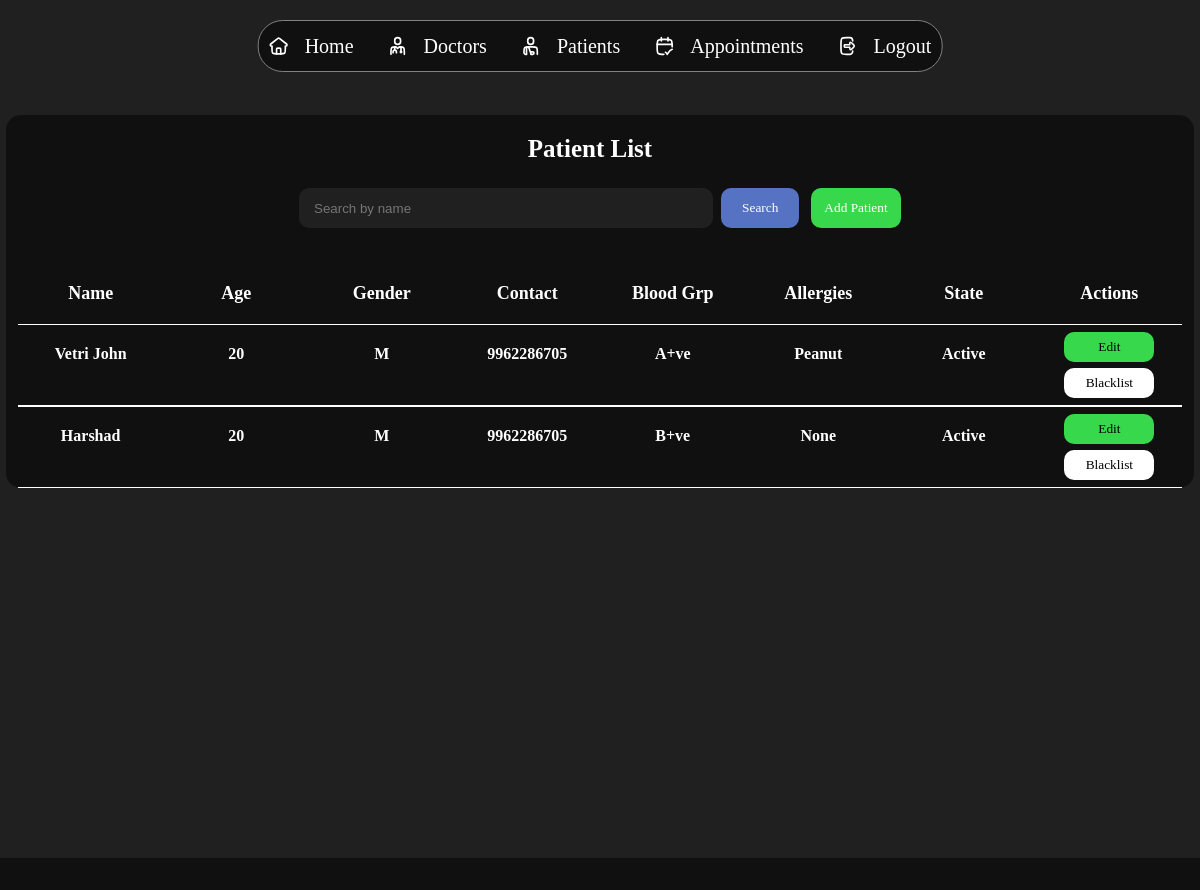
/patient_list, run on the app's committed database.
### tables this page shows
CREATE TABLE PATIENTS(
                PATIENT_ID INTEGER PRIMARY KEY,
                PATIENT_NAME TEXT,
                AGE INTEGER,
                GENDER TEXT,
                ADDRESS TEXT,
                CONTACT TEXT,
                BLOOD_GRP TEXT,
                ALLERGIES TEXT,
                STATE TEXT,
                FOREIGN KEY (PATIENT_ID) REFERENCES USERS (USER_ID) ON DELETE CASCADE);

### app.py (the view)
@app.route('/patient_list')
def patient_list():
    name = request.args.get('name', '').strip()
    con=sqlite3.connect(database)
    cur=con.cursor()
    if name:
        cur.execute("SELECT * FROM PATIENTS WHERE PATIENT_NAME LIKE ? OR CONTACT LIKE ? OR PATIENT_ID LIKE ?", ('%'+name+'%','%'+name+'%','%'+name+'%'))
    else:
        cur.execute("SELECT * FROM PATIENTS")
    patienttab = cur.fetchall()
    con.close()
    return render_template("admin/patient.html",patienttab=patienttab, search=name)

### Templates/admin/patient.html (shortened to what this page needs)
<!DOCTYPE html>
<html lang="en">
<head>
    <link rel="stylesheet" href="{{ url_for('static', filename='css/admindash.css') }}">
</head>
<body>
    <div class="navbar">
            <div class="icon">
                <img src="{{ url_for('static',filename='icons/home.svg')}}" alt="">
                <a href="/admin_dashboard">Home</a>
            </div>
            <div class="icon">
                <img src="{{ url_for('static',filename='icons/doc.svg')}}" alt="">
                <a href="/doctor_list">Doctors</a>
            </div>
            <div class="icon">
                <img src="{{ url_for('static',filename='icons/patient.svg')}}" alt="">
                <a href="/patient_list">Patients</a>
            </div>
            <div class="icon">
                <img src="{{ url_for('static',filename='icons/app.svg')}}" alt="">
                <a href="/appointment_list">Appointments</a>
            </div>
            <div class="icon">
                <img src="{{ url_for('static',filename='icons/logout.svg')}}" alt="">
                <a href="/">Logout</a>
            </div>
        </div>
    <section class="main">
        <div class="view" style="height: 96vh;">
            <div class="appointments">
                <h1 id="hmm">Patient List</h1>
                <div style="display:flex; gap:12px; align-items:center;">
                    <form class="searchbar" method="get" action="{{ url_for('patient_list') }}" style="display:flex; gap:8px; align-items:center;">
                        <input type="search" name="name" placeholder="Search by name" value="{{ search|default('') }}"/>
                        <button type="submit" style="padding:6px 10px;">Search</button>
                    </form>
                    <a href="{{ url_for('add_patient') }}" style="text-decoration:none;">
                        <button class="add" type="button">Add Patient</button>
                    </a>
                </div>
                <div class="titlee">
                    <div class="patient">
                        <h1>Name</h1>
                    </div>
                    <div class="patient">
                        <h1>Age</h1>
                    </div>
                    <div class="patient">
                        <h1>Gender</h1>
                    </div>
                    <div class="patient">
                        <h1>Contact</h1>
                    </div>
                    <div class="patient">
                        <h1>Blood Grp</h1>
                    </div>
                    <div class="patient">
                        <h1>Allergies</h1>
                    </div>
                    <div class="patient">
                        <h1>State</h1>
                    </div>
                    <div class="doc">
                        <h1>Actions</h1>
                    </div>
                </div>
                {% for i in patienttab%}
                <div class="title">
                    <div class="patient">
                        <h1>{{i[1]}}</h1>
                    </div>
                    <div class="patient">
                        <h1>{{i[2]}}</h1>
                    </div>
                    <div class="patient">
                        <h1>{{i[3]}}</h1>
                    </div>
                    <div class="patient">
                        <h1>{{i[5]}}</h1>
                    </div>
                    <div class="patient">
                        <h1>{{i[6]}}</h1>
                    </div>
                    <div class="patient">
                        <h1>{{i[7]}}</h1>
                    </div>
                    <div class="patient">
                        <h1>{{i[8]}}</h1>
                    </div>
                    <div class="stat" style="display: flex; flex-direction: column; justify-content: space-evenly; align-items: center; ">
                        <a href="{{ url_for('editpat', patient_id=i[0]) }}" style="text-decoration:none;">
                            <button style="background-color: #37d84c;">Edit</button>
                        </a>
                        {% if i[8] == 'Blacklist' %}
                                <form action="{{url_for('unbanpat',patient_id=i[0])}}" method="post">
                                    <button type="submit" style="background-color: rgb(255, 255, 255);">Revert</button>
                                </form>
                        {% else %}
                                <form action="{{url_for('blacklistpat',patient_id=i[0])}}" method="post">
                                    <button type="submit" style="background-color: rgb(255, 255, 255);">Blacklist</button>
                                </form>
                        {% endif %}
                    </div>
                </div>
                {% endfor %}
            </div>
        </div>
    </section>
</body>
</html>

### Static/css/admindash.css (style rules this page uses)
* { margin: 0; padding: 0; }
body { background-color: #202021; }
.main { width: 100%; min-height: 100vh; background-color: #101010; margin-top: 90px; }
.navbar { width: auto; height: 50px; background-color: #101010; border-radius: 25px; border: 1px solid grey; position: fixed; display: flex; align-items: center; justify-content: space-evenly; top: 20px; left: 50%; transform: translate(-50%); z-index: 99999; gap: 1.5em; padding-left: 5px; padding-right: 5px; }
.navbar h1, a { color: white; font-family: 'sfpror'; font-size: 20px; text-decoration: none; }
.icon { display: flex; align-items: center; gap: 1em; height: 40px; border-radius: 25px; padding-left: 5px; padding-right: 5px; cursor: pointer; }
.icon img { width: 20px; }
.view { width:100%; background-color: #202021; overflow-y: scroll; overflow-x: hidden; scrollbar-width: none; display: flex; align-items: center; flex-direction: column; font-family: 'sfpror'; }
.appointments { width: 99%; min-height: 300px; background-color: #f55a00; background-color: #101010; margin-top: 25px; border-radius: 15px; margin-bottom: 5px; display: flex; flex-direction: column; justify-content: center; align-items: center; }
.appointments h1 { color: white; font-family: 'sfprob'; font-size: 25px; }
#hmm { color: white; font-family: 'sfprob'; font-size: 25px; padding-right: 20px; padding-top: 20px; }
.titlee { width: 98%; display: flex; justify-content: space-between; padding-bottom: 20px; }
.titlee > div { flex: 1; text-align: center; }
.titlee h1 { font-family: 'sfpror'; font-size: 18px; color:white; padding-top: 30px; }
.title { width: 98%; height: auto; display: flex; justify-content: space-between; border-top: 1px solid white; border-bottom: 1px solid white; cursor: pointer; height: 80px; }
.title > div { flex: 1; text-align: center; }
.title h1 { font-family: 'sfpror'; font-size: 16px; color:white; padding-top: 20px; padding-bottom: 20px; }
button { width: 90px; height: 30px; cursor: pointer; border-radius: 10px; border: none; font-family: 'sfpror'; }
.searchbar { height: 50px; width: 500px; margin-top: 20px; margin-bottom: 20px; display: flex; align-items: center; justify-content: space-evenly; }
.searchbar input { width: 500px; height: 40px; background-color: #202021; border-radius: 10px; border: none; padding-left: 15px; color: white; }
.searchbar button { background-color: #5672c2; height: 40px; color: white; }
.add { background-color: #37d84c; height: 40px; color: white; }

### data on the page
PATIENTS: PATIENT_NAME "Vetri John", AGE "20", GENDER "M", CONTACT "9962286705", BLOOD_GRP "A+ve", ALLERGIES "Peanut", STATE "Active"
PATIENTS: PATIENT_NAME "Harshad", AGE "20", GENDER "M", CONTACT "9962286705", BLOOD_GRP "B+ve", ALLERGIES "None", STATE "Active"
